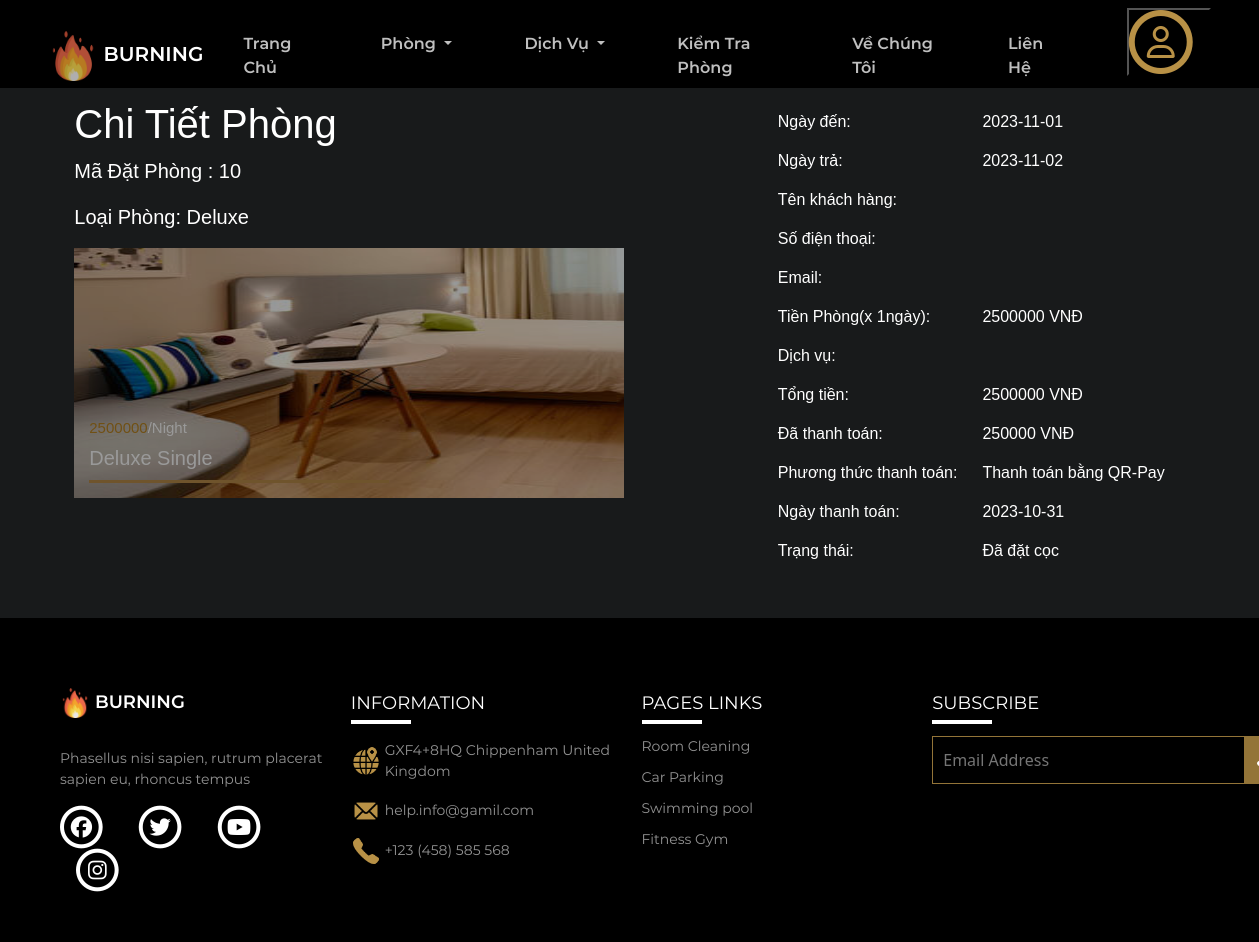
Before: /logged/thongtinphong.php?MaPDP=10 with the older database file.
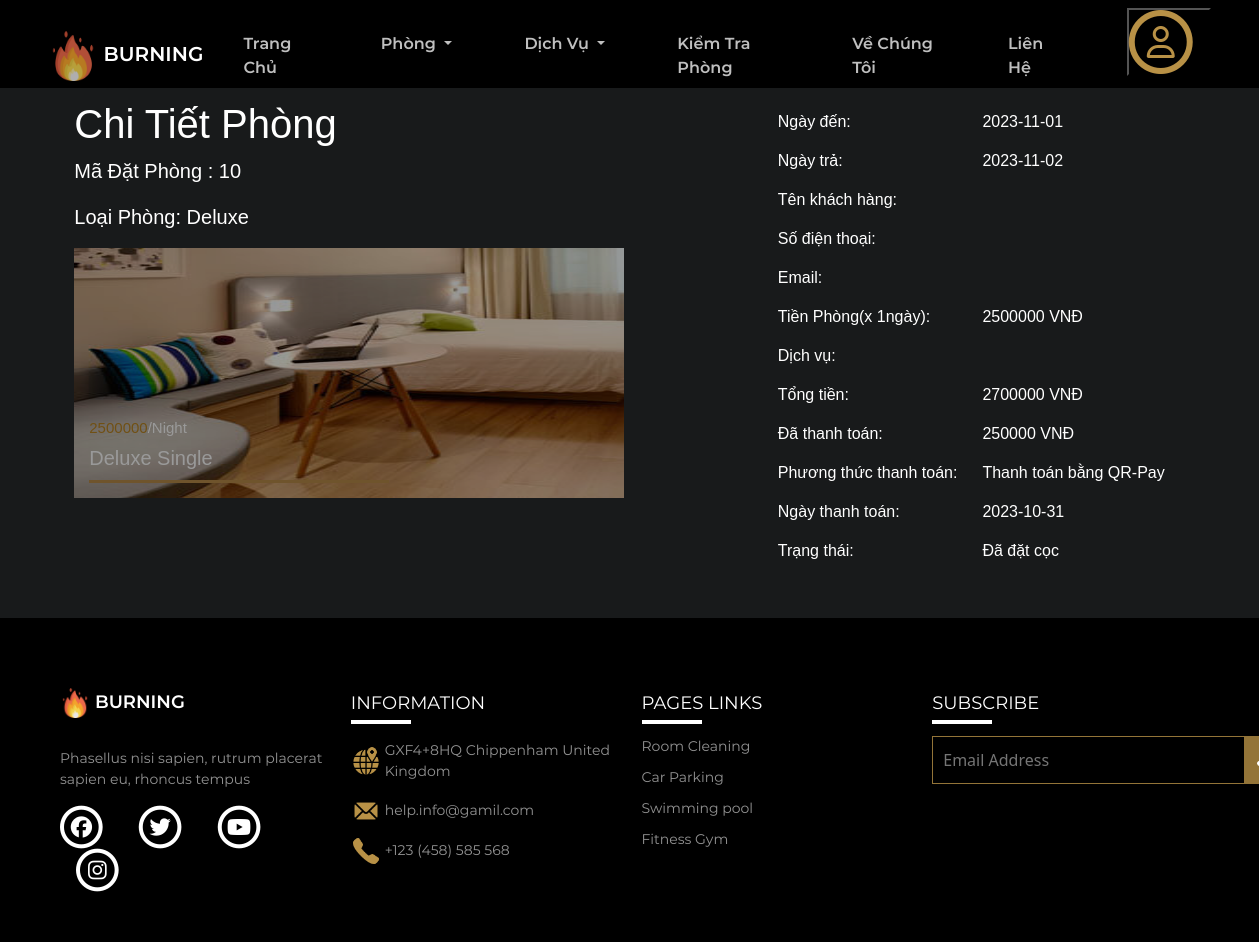
After: the same page with the newer database file.
### tables this page shows
CREATE TABLE `phieudatphong` (
  `MaPDP` int(11) NOT NULL,
  `MaKhachHang` int(11) NOT NULL,
  `MaNhanVien` int(11) DEFAULT NULL,
  `TongTien` double NOT NULL,
  `ThanhToanTruoc` double NOT NULL,
  `PhuongThucThanhToan` varchar(50) NOT NULL,
  `NgayTT` date NOT NULL
);

CREATE TABLE `phong` (
  `MaPhong` int(10) NOT NULL,
  `LoaiPhong` varchar(20) NOT NULL,
  `KieuPhong` varchar(50) NOT NULL,
  `SLMax` int(10) NOT NULL,
  `LoaiGiuong` varchar(50) NOT NULL,
  `GiaPhong` double NOT NULL,
  `IMG` varchar(50) NOT NULL,
  `DienTich` varchar(50) NOT NULL,
  `TamNhin` varchar(50) NOT NULL,
  `MoTa` varchar(500) NOT NULL,
  `TrangThai` varchar(20) NOT NULL
);

CREATE TABLE `chitietdatphong` (
  `MaCTDP` int(11) NOT NULL,
  `MaPDP` int(11) NOT NULL,
  `MaPhong` int(11) NOT NULL,
  `NgayDen` date NOT NULL,
  `NgayDi` date NOT NULL
);

CREATE TABLE `hoadon` (
  `MaHoaDon` int(11) NOT NULL,
  `MaPDP` int(11) NOT NULL,
  `TongTien` double NOT NULL,
  `TinhTrang` varchar(50) NOT NULL
);

### logged/thongtinphong.php (the view, shortened to what this page needs)
<!DOCTYPE html>
<html lang="en">
<head>
    <link rel="stylesheet" href="../css/thongtinphong.css?v=<?php echo time(); ?>" type='text/css'>
    <link rel="stylesheet" href="../css/style.css">
    <link href="https://cdn.jsdelivr.net/npm/bootstrap@5.2.2/dist/css/bootstrap.min.css" rel="stylesheet">
</head>
<body>
    <?php include('header.php'); ?>
    <?php
        include('../config.php');
        $maphieudatphong=$_GET['MaPDP'];
        $sql = "SELECT *FROM phieudatphong AS pdp
                        INNER JOIN chitietdatphong AS ctdp ON pdp.MaPDP = ctdp.MaPDP
                        INNER JOIN phong AS p ON ctdp.MaPhong = p.MaPhong
                        LEFT JOIN phieudichvu AS pdv ON pdp.MaPDP = pdv.MaPDP
                        LEFT JOIN chitietdichvu AS ctdv ON pdv.MaPDV = ctdv.MaPDV
                        LEFT JOIN dichvu AS dv ON ctdv.MaDichVu = dv.MaDichVu
                        INNER JOIN hoadon AS hd ON hd.MaPDP = pdp.MaPDP
                        WHERE pdp.MaPDP = '".$maphieudatphong."' ";
        $result = mysqli_query($con, $sql);
        if (mysqli_num_rows($result) > 0) {
            while ($row = mysqli_fetch_array($result)) {
                $KieuPhong = $row['KieuPhong'];
                $GiaPhong = $row['GiaPhong'];
                $LoaiPhong = $row['LoaiPhong'];
                $TongTien = $row['TongTien'];
                $ThanhToanTruoc = $row['ThanhToanTruoc'];
                $PhuongThucThanhToan=$row['PhuongThucThanhToan'];
                $NgayTT=$row['NgayTT'];
                $IMG = $row['IMG'];
                $NgayDen = $row['NgayDen'];
                $NgayDi = $row['NgayDi'];
                $TinhTrang=$row['TinhTrang'];
            }
        }
        $songay1 = abs(strtotime($NgayDen) - strtotime($NgayDi));
        $songay=floor($songay1 / (60*60*24));
    ?>
    <div class="main">
        <div class="body">
            <div class="inforroom">
                <h1>Chi Tiết Phòng</h1>
                <p class="inforroom1">Mã Đặt Phòng : <?php echo $maphieudatphong ?></p>
                <p class="inforroom1">Loại Phòng: <?php echo $LoaiPhong ?></p>
                <div class="inforanh">
                    <img src="<?php echo $IMG ?>" alt="" width="550px" height="250px">
                    <div class="inforchu">
                        <div class="inforrice">
                            <div class="rice1"><?php echo $GiaPhong ?></div>
                            <div class="rice2">/Night</div>
                        </div>
                        <div class="rice3"> <?php echo $KieuPhong ?> </div>
                    </div>
                </div>
            </div>
            <div class="inforchitiet">
                <table>
                    <tr>
                        <td>Ngày đến: </td>
                        <td><?php echo  $NgayDen ?></td>
                    </tr>
                    <tr>
                        <td>Ngày trả:</td>
                        <td> <?php echo $NgayDi ?></td>
                    </tr>
                    <tr>
                        <td>Tên khách hàng: </td>
                        <td><?php echo $_SESSION['ten'] ?></td>
                    </tr>
                    <tr>
                        <td>Số điện thoại:</td>
                        <td><?php echo $_SESSION['sdt'] ?></td>
                    </tr>
                    <tr>
                        <td>Email:</td>
                        <td><?php echo $_SESSION['email'] ?></td>
                    </tr>
                    <tr>
                        <td>Tiền Phòng(x <?php echo $songay?>ngày): </td>
                        <td><?php echo $GiaPhong*$songay ?> VNĐ</td>
                    </tr>
                    <tr>
                        <td>Dịch vụ:</td>
                        <td>
                        </td>
                    </tr>
                    <tr>
                        <td>Tổng tiền:</td>
                        <td><?php echo $TongTien ?> VNĐ</td>
                    </tr>
                    <tr>
                        <td>Đã thanh toán: </td>
                        <td><?php echo $ThanhToanTruoc ?> VNĐ</td>
                    </tr>
                    <tr>
                        <td>Phương thức thanh toán: </td>
                        <td><?php echo $PhuongThucThanhToan ?></td>
                    </tr>
                    <tr>
                        <td>Ngày thanh toán: </td>
                        <td><?php echo $NgayTT ?></td>
                    </tr>
                    <tr>
                        <td>Trạng thái:</td>
                        <td>
                        <?php
                           echo $TinhTrang;
                        ?>
                        </td>
                    </tr>
                </table>
            </div>
        </div>
    </div>
    <?php include('footer.php'); ?>
</body>
</html>

### logged/header.php (shortened to what this page needs)
<!DOCTYPE html>
<html lang="en">
<head>
  <link rel="stylesheet" href="../css/style.css">
  <link rel="stylesheet" href="https://cdnjs.cloudflare.com/ajax/libs/font-awesome/4.7.0/css/font-awesome.min.css">
  <link rel="stylesheet" href="../common/bootstrap-5.2.2-dist/css/bootstrap.min.css">
</head>
<body>
  <header id="menu">
    <div class="menu-nav">
      <nav class="navbar navbar-expand-lg">
        <div class="container-fluid px-5">
          <a class="navbar-brand" href="./home.php"><img src="../img/logoBurning.png" alt="BurningLogo" class="logo" style="opacity: 0.75;">
            BURNING</a>
          <div class="sub-nav collapse navbar-collapse flex-row-reverse" id="navbarSupportedContent">
            <ul class="navbar-nav mb-2 mb-lg-0">
              <li class="nav-item p-3 me-4">
                <a class="a nav-link active" aria-current="page" href="./home.php">Trang Chủ</a>
              </li>
              <li class="nav-item dropdown p-3 me-4">
                <a class="nav-link dropdown-toggle" href="./allroom.php" role="button" data-bs-toggle="dropdown" aria-expanded="false">
                  Phòng
                </a>
              </li>
              <li class="nav-item dropdown p-3 me-4">
                <a class="nav-link dropdown-toggle" href="./service.php" role="button" data-bs-toggle="dropdown" aria-expanded="false">
                  Dịch Vụ
                </a>
              </li>
              <li class="nav-item p-3 me-4">
                <a class="nav-link" href="./roomcheck.php">Kiểm Tra Phòng</a>
              </li>
              <li class="nav-item p-3 me-4">
                <a class="nav-link" href="./page.php">Về Chúng Tôi</a>
              </li>
              <li class="nav-item p-3 me-4">
                <a class="nav-link" href="./contact.php">Liên Hệ</a>
              </li>
              <li class="nav-item ms-4">
                <div class="dropdown">
                  <button class="btn-secondary dropdown-toggle" type="button" data-bs-toggle="dropdown" aria-expanded="false">
                    <span class="fa-stack fa-2x">
                      <i class="fa fa-circle-thin fa-stack-2x" style="color: #B89146;"></i>
                      <i class="fa fa-user-o fa-stack-1x" style="color: #B89146;"></i>
                    </span>
                  </button>
                </div>
              </li>
            </ul>
          </div>
        </div>
      </nav>
    </div>
  </header>
</body>
</html>

### logged/footer.php (shortened to what this page needs)
<!DOCTYPE html>
<html lang="en">
<head>
    <link rel="stylesheet" href="../css/style.css?v=<?php echo time(); ?>" type='text/css'>
    <link rel="stylesheet" href="https://cdnjs.cloudflare.com/ajax/libs/font-awesome/4.7.0/css/font-awesome.min.css">
    <link rel="stylesheet" href="../common/bootstrap-5.2.2-dist/css/bootstrap.min.css">
</head>
<body>
    <section id="footer">
        <div class="container-fluid">
            <div class="row">
                <div class="col-3">
                    <a class="navbar-brand" href="#"><img src="../img/logoBurning.png" alt="BurningLogo" class="logo"> BURNING</a>
                    <p>Phasellus nisi sapien, rutrum placerat sapien eu, rhoncus tempus</p>
                    <div class="contact">
                        <span class="fa-stack fa-lg me-3 ">
                            <i class="fa fa-circle-thin fa-stack-2x"></i>
                            <i class="fa fa-facebook-f fa-stack-1x"></i>
                        </span>
                        <span class="fa-stack fa-lg mx-3">
                            <i class="fa fa-circle-thin fa-stack-2x"></i>
                            <i class="fa fa-twitter fa-stack-1x"></i>
                        </span>
                        <span class="fa-stack fa-lg mx-3">
                            <i class="fa fa-circle-thin fa-stack-2x"></i>
                            <i class=" fa fa-youtube-play fa-stack-1x"></i>
                        </span>
                        <span class="fa-stack fa-lg ms-3">
                            <i class="fa fa-circle-thin fa-stack-2x"></i>
                            <i class="fa fa-instagram fa-stack-1x"></i>
                        </span>
                    </div>
                </div>
                <div class="col-3">
                    <h5>INFORMATION</h5>
                    <ul>
                        <li>
                            <div class="img">
                                <img src="../img/trangchu1/icon-location.png" alt="" class="logo">
                            </div>
                            <p class="my-0 p-1">GXF4+8HQ Chippenham United Kingdom</p>
                        </li>
                        <li>
                            <div class="img">
                                <img src="../img/trangchu1/icon-mail.png" alt="" class="logo">
                            </div>
                            <p class="my-0 p-1">help.info@gamil.com</p>
                        </li>
                        <li>
                            <div class="img">
                                <img src="../img/trangchu1/icon-phone.png" alt="" class="logo">
                            </div>
                            <p class="my-0 p-1">+123 (458) 585 568</p>
                        </li>
                    </ul>
                </div>
                <div class="col-3">
                    <h5>PAGES LINKS</h5>
                    <ul>
                        <li><a href="#">Room Cleaning</a></li>
                        <li><a href="#">Car Parking</a></li>
                        <li><a href="#">Swimming pool</a></li>
                        <li><a href="./fitness.html">Fitness Gym</a></li>
                    </ul>
                </div>
                <div class="col-3">
                    <h5>SUBSCRIBE</h5>
                    <div class="Send">
                        <input type="email" name="" id="" placeholder="Email Address"> <button><img src="../img/trangchu1/icon-send.png" alt="" class="logo"></button>
                    </div>
                </div>
            </div>
        </div>
    </section>
</body>
</html>

### css/thongtinphong.css (style rules this page uses)
.main { width: 100%; }
.body { width: 100%; background-color: rgb(24,26,27 ); display: flex; justify-content: space-around; margin: auto; font-family: Arial, Helvetica, sans-serif; }
.body>div { margin: 50px 0; margin-top: 100px; }
.inforanh { filter:brightness(60%); position: relative; }
.inforchu { position: absolute; top:70%; margin-left: 15px; }
.inforrice { display: flex; font-size: 15px; line-height: 10px; margin-bottom: 10px; }
.rice1 { color: rgb(187, 133, 33); font-size: 15px; }
.rice2 { color: white; font-size: 15px; }
.rice3 { color: white; font-size: 20px; position: relative; }
.rice3::after { content: ""; border-bottom: solid rgb(185, 140, 73); display: block; position: absolute; width: 300px; bottom: -10px; }
h1 { color: white; }
.inforroom1 { color: white; font-size: 20px; }
td { color: white; font-size: 16px; padding: 10px 20px 5px 5px; }

### css/style.css (style rules this page uses)
html, body { margin: 0; padding: 0; }
* { box-sizing: border-box; margin: 0; padding: 0; outline: none; }
#menu { position: fixed; z-index: 2; top: 0; left: 0; right: 0; }
a { text-decoration: none; }
li { list-style-type: none; }
#menu { background-color: black; height: 88px; }
#menu .logo { height: 50px; width: 50px; }
#menu .navbar-brand { color: white; font-family: Montserrat-SemiBold; font-size: 20px; }
.menu-nav { margin: 0 auto; }
#menu .dropdown button { background-color: black; }
#footer { background-color: black; color: #fff; padding: 70px 48px 50px; }
#footer .logo { height: 30px; width: 30px; }
#footer .contact { justify-content: space-between; }
#footer .navbar-brand { color: white; font-family: Montserrat-SemiBold; font-size: 18px; }
#footer p { margin-top: 30px; width: 275px; font-family: Montserrat-Regular; font-size: 14px; color: #939393; }
#footer h5 { position: relative; font-size: 18px; font-family: Montserrat-Regular; padding: 5px 0px; margin-bottom: 16px; }
#footer h5::before { position: absolute; content: ''; top: 100%; left: 0; width: 60px; height: 1px; border: 2px solid #fff; }
#footer ul { color: #fff; padding: 0; }
#footer li { padding-bottom: 10px; width: 275px; display: flex; }
#footer li .img { display: flex; align-items: center; }
#footer li a { color: #939393; font-size: 14px; font-family: Montserrat-Regular; text-decoration: none; }
#footer .Send { display: flex; }
#footer .Send input { border: 1px solid #937438; background-color: black; padding: 10px 70px 10px 10px; color: #fff; }
#footer .Send button { padding: 9px; background-color: #937438; border: none; }

Changed rows visible on the page:
changed phieudatphong "Thanh toán bằng QR-Pay": hoadon.TongTien "2500000" → "2700000"
